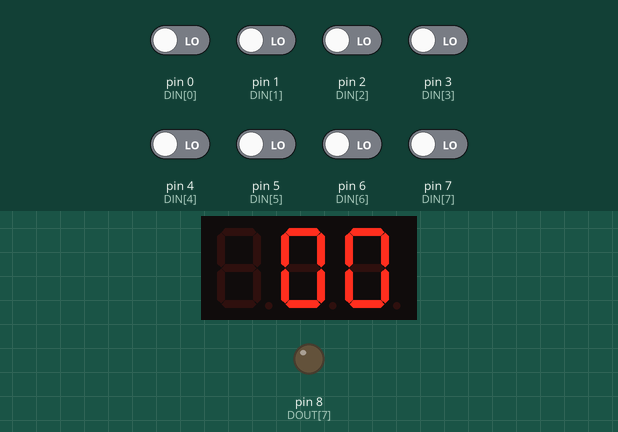
Bench run of a sketch on a simulated Arduino Uno, built with avr-gcc and run on an emulated ATmega328P. Parts: 3-digit seven-segment display, output pins drawn as LEDs (lit = HIGH). Wiring (inferred from the names in the program): 3-digit 7-segment display, segments lit when HIGH: segments pin 15, pin 14, pin 13, pin 12, pin 11, pin 10, pin 9; digit selects pin 17, pin 18, pin 19. Dashed ring = blinking. Inputs (shaded band) come from the test bench; at power-on: pin 0 (DIN[0]), pin 1 (DIN[1]), pin 2 (DIN[2]), pin 3 (DIN[3]), pin 4 (DIN[4]), pin 5 (DIN[5]), pin 6 (DIN[6]), pin 7 (DIN[7]) LOW. The segment pins are drawn as the display they are named for; pins used as bus, display or sensor lines are not drawn.

Above: at 1.2 s.
1.3 s: pin 1 (DIN[1]) driven HIGH
At 1.7 s:
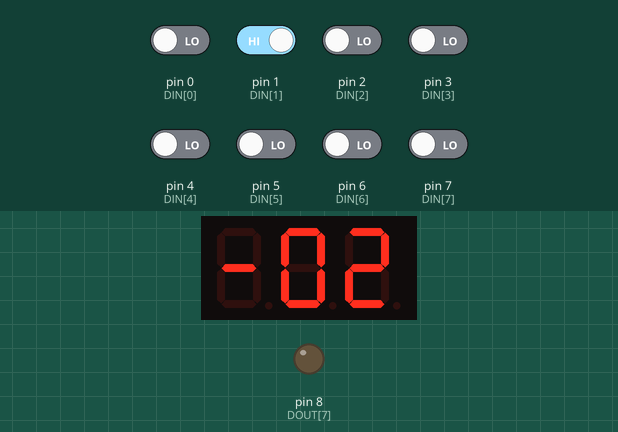
2.8 s: pin 2 (DIN[2]) driven HIGH
At 4.0 s:
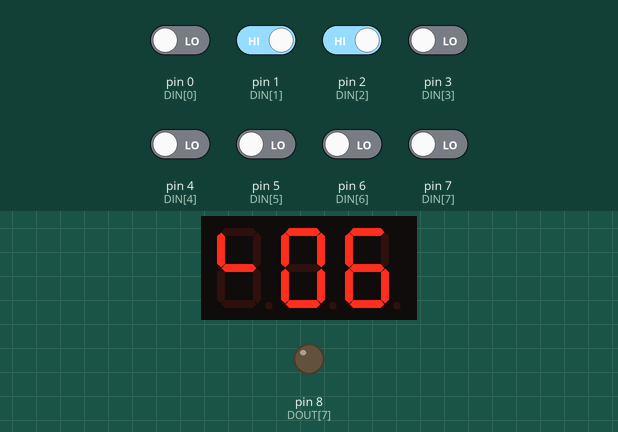
4.3 s: pin 3 (DIN[3]) driven HIGH
At 5.3 s:
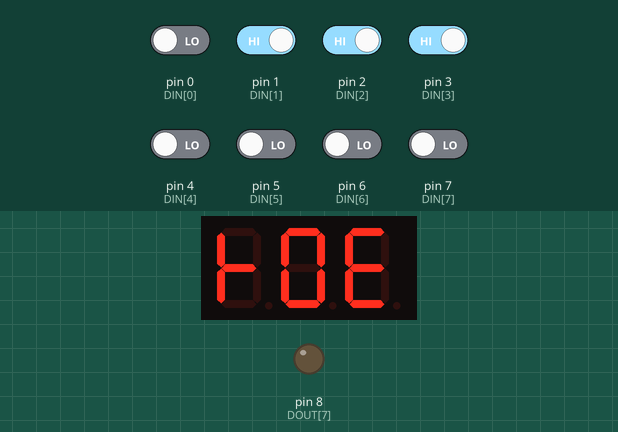
5.8 s: pin 0 (DIN[0]) driven HIGH
At 6.4 s:
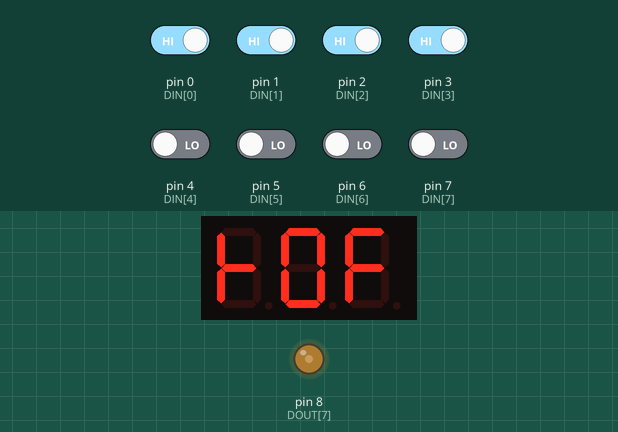
7.3 s: pin 4 (DIN[4]) driven HIGH
At 7.6 s:
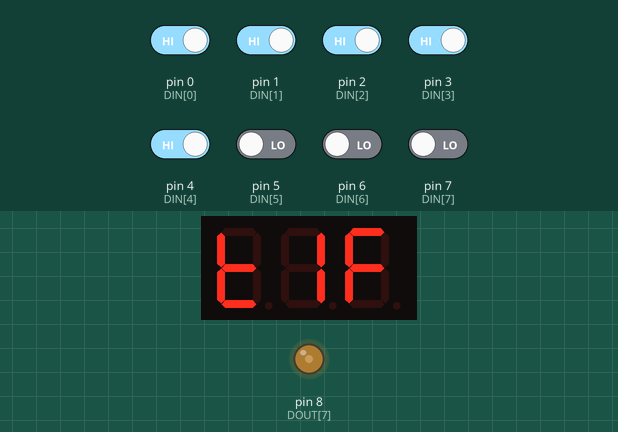
9.4 s: pin 5 (DIN[5]) driven HIGH
At 9.64 s:
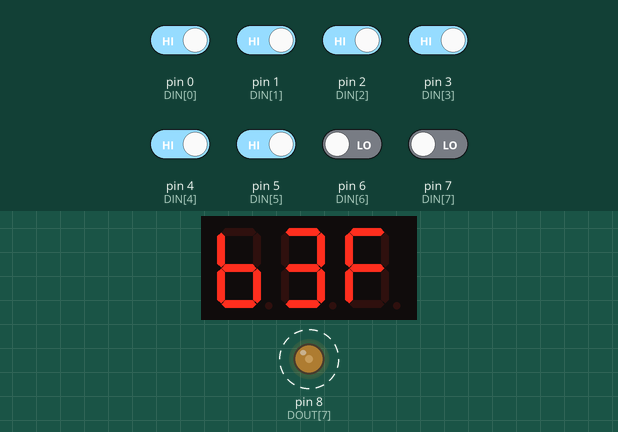
Timing chart, 0 to 12.8 s (numbered marks = the images above; inputs shaded):
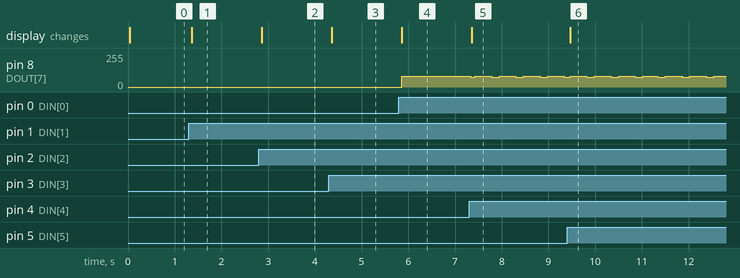

The sketch:

HexDisplayController.ino
```cpp
// (licence header left out)
// Input data pin definition array
const int DIN[8] = { 0, 1, 2, 3, 4, 5, 6, 7 };
// Output data pin definition array
const int DOUT[8] = { 15, 14, 13, 12, 11, 10, 9, 8 };
// 7 Segment definitions for displaying the numbers 0 to 15
const int SEGS[16] = { 0x3F, 0x06, 0x5B, 0x4F, 0x66, 0x6D, 0x7D, 0x07, 0x7F, 0x6F, 0x77, 0x7C, 0x39, 0x5E, 0x79, 0x71};

// Pin definition for the latch pull-up of a 74HCT573 data input chip, it does not have any impact if the chip is a 74HCT574 with driven clock
const int PULL_UP = 16;
// Common cathode pin of the single bit LED group
const int LED_GROUP = 17;
// Common cathode pin of the higher digit 7 segment display
const int HIGH_DIGIT = 18;
// Common cathode pin of the lower digit 7 segment display
const int LOW_DIGIT = 19;

// Query all data input bits and return the 8bit data value read from the input chip.
int get_data()
{
  int result=0;
  for (int i=0; i<8; i++)
  {
    int value = digitalRead(DIN[i]);
    if (value == HIGH)
      result += 1<<i;
  }
  return result;
}

// Set the 8 bit data output for the 7 segment LED
void set_data(int value)
{
  for (int i=0; i<8; i++)
  {
    if ((value & 1) == 0)
      digitalWrite(DOUT[i], LOW);
    else
      digitalWrite(DOUT[i], HIGH);
    value >>= 1;
  }
}

// Set the 8 bit data output for the 8 bit LEDs
void set_data_rev(int value)
{
  for (int i=7; i>=0; i--)
  {
    if ((value & 1) == 0)
      digitalWrite(DOUT[i], LOW);
    else
      digitalWrite(DOUT[i], HIGH);
    value >>= 1;
  }
}

// Initialization function called before the loop
void setup() {
  // put your setup code here, to run once:
  pinMode(PULL_UP, INPUT_PULLUP);

  pinMode(LED_GROUP, OUTPUT);
  digitalWrite(LED_GROUP, HIGH);

  pinMode(HIGH_DIGIT, OUTPUT);
  digitalWrite(HIGH_DIGIT, HIGH);

  pinMode(LOW_DIGIT, OUTPUT);
  digitalWrite(LOW_DIGIT, HIGH);

  for (int i=0; i<8; i++)
  {
    pinMode(DIN[i], INPUT);

    pinMode(DOUT[i], OUTPUT);
    digitalWrite(DOUT[i], LOW);
  }
}

// Variable to capture the input data from the 74HCT574 or 74HCT573
int data = 0;

// Main loop function
void loop() {
  // put your main code here, to run repeatedly:
  data = get_data();

  set_data_rev(data);
  digitalWrite(LED_GROUP, LOW);
  delay(3);
  digitalWrite(LED_GROUP, HIGH);

  set_data(SEGS[data & 0xF]);
  digitalWrite(LOW_DIGIT, LOW);
  delay(1);
  digitalWrite(LOW_DIGIT, HIGH);

  set_data(SEGS[data >> 4]);
  digitalWrite(HIGH_DIGIT, LOW);
  delay(1);
  digitalWrite(HIGH_DIGIT, HIGH);

  delay(5);
}
```

Measured:
- after the input at 1.3 s, the display: changes after 0.06 s (image 1)
- after the input at 2.8 s, the display: changes after 0.06 s (image 2)
- after the input at 4.3 s, the display: changes after 0.06 s (image 3)
- after the input at 5.8 s, pin 8 (DOUT[7]): 0/255 → 79/255 after 0.06 s; the display: changes after 0.06 s (image 4)
- after the input at 7.3 s, pin 8 (DOUT[7]): 79/255 → 73/255 at once, then repeats every 0.52 s: 79/255 0.36 s, 73/255 0.16 s; the display: changes after 0.06 s (image 5)
- after the input at 9.4 s, the display: changes after 0.06 s (image 6)
